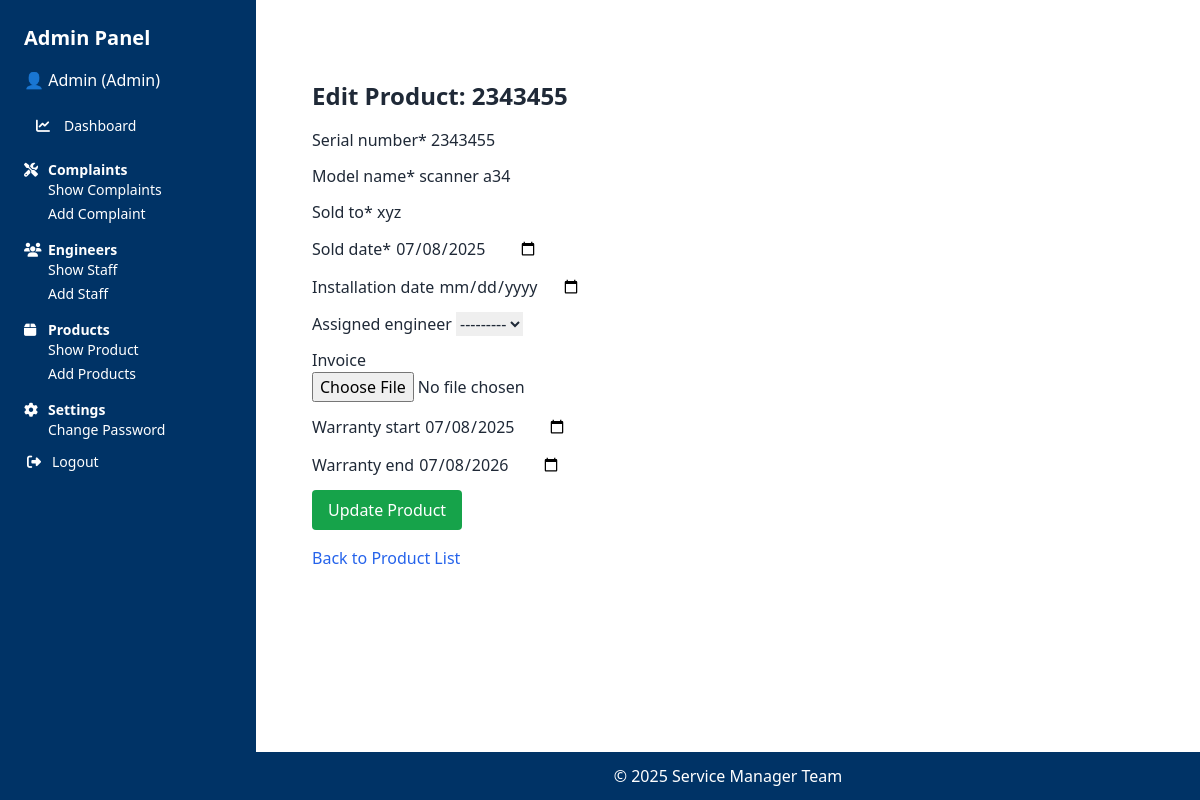
Page /products/edit/1/ (signed in) on the committed database.
### complaint/models.py (models this page shows, shortened)
class Profile(models.Model):
    ROLE_CHOICES = [
        ('admin', 'Admin'),
        ('manager', 'Service Manager'),
        ('engineer', 'Service Engineer'),
        ('accountant', 'Accountant'),
        ('tally', 'Tally User'),
    ]
    user = models.OneToOneField(User, on_delete=models.CASCADE)
    role = models.CharField(max_length=20, choices=ROLE_CHOICES)
    class Meta:
        ordering = ['role']
        verbose_name = "User Profile"
        verbose_name_plural = "User Profiles"

### product/models.py (models this page shows, shortened)
class Product(models.Model):
    serial_number = models.CharField(max_length=100, unique=True)
    model_name = models.CharField(max_length=100)
    sold_to = models.CharField(max_length=100)
    sold_date = models.DateField()
    installation_date = models.DateField(null=True, blank=True)
    assigned_engineer = models.ForeignKey(
        User,
        on_delete=models.SET_NULL,
        null=True,
        blank=True,
        limit_choices_to={'profile__role': 'engineer'}  # Optional: if you're using profile model with roles
    )
    invoice = models.FileField(upload_to='invoices/', null=True, blank=True)
    warranty_start = models.DateField(null=True, blank=True)
    warranty_end = models.DateField(null=True, blank=True)
    '''def __str__(self):
        return f"{self.model_name} ({self.serial_number})"'''
    def __str__(self):
        return self.model_name

### product/views.py (the view)
# urls.py: path('edit/<int:product_id>/', views.edit_product, name='edit_product'),
@login_required
def edit_product(request, product_id):
    if not user_has_role(request.user, 'admin'):
        return HttpResponseForbidden("Only admins can edit products.")
    product = get_object_or_404(Product, id=product_id)
    form = ProductForm(request.POST or None, request.FILES or None, instance=product)
    if form.is_valid():
        form.save()
        messages.success(request, "Product updated successfully.")
        return redirect('product_list')
    return render(request, 'product/edit_product.html', {'form': form, 'product': product})

### complaint/utils.py (called while the page is built)
def user_has_role(user, role_name):
    try:
        return user.profile.role == role_name
    except Profile.DoesNotExist:
        return False

### product/templates/product/edit_product.html (shortened to what this page needs)
{% extends 'base.html' %}
{% load crispy_forms_tags %}
{% block content %}
<div class="max-w-6xl mx-auto mt-6 bg-white rounded-lg p-8">
    <h2 class="text-2xl font-semibold mb-4">Edit Product: {{ product.serial_number }}</h2>
    <form method="post" enctype="multipart/form-data">
        {{ form|crispy }}
        <button type="submit" class="bg-green-600 text-white py-2 px-4 rounded hover:bg-green-700">
            Update Product
        </button>
    </form>
    <div class="mt-4">
        <a href="{% url 'product_list' %}" class="text-blue-600 hover:underline">Back to Product List</a>
    </div>
</div>
{% endblock %}

### complaint/templates/base.html (shortened to what this page needs)
<!DOCTYPE html>
<html lang="en" x-data="{ sidebarOpen: false }" class="h-full">
<head>
    <link rel="stylesheet" href="https://cdnjs.cloudflare.com/ajax/libs/font-awesome/6.5.0/css/all.min.css" />
    <script src="https://cdn.tailwindcss.com"></script>
</head>
<body class="bg-white-100 text-gray-800 h-full">
    <div class="flex h-screen overflow-hidden">
        <aside
            class="fixed inset-y-0 left-0 z-40 w-64 bg-primary text-white p-6 transform md:translate-x-0 transition-transform duration-200 ease-in-out md:static md:inset-0"
            :class="{ '-translate-x-full': !sidebarOpen }"
        >
            <div class="flex items-center justify-between mb-4">
                <h2 class="text-xl font-bold">Admin Panel</h2>
            </div>
            {% if user.is_authenticated %}
                <p class="mb-4">👤 {{ user.username }} ({{ user.profile.role|title }})</p>
                <nav class="space-y-3 text-sm">
    <a href="{% url 'admin_dashboard' %}" class="flex items-center hover:bg-blue-800 px-3 py-2 rounded">
        <i class="fas fa-chart-line w-5 mr-2"></i>
        Dashboard
    </a>
    <div>
        <p class="text-sm font-semibold mt-4 flex items-center">
            <i class="fas fa-tools w-4 mr-2"></i>
            Complaints
        </p>
        <ul class="pl-6 space-y-1">
            <li><a href="{% url 'complaint_list' %}" class="block hover:text-blue-300">Show Complaints</a></li>
            <li><a href="{% url 'user_complaint_form' %}" class="block hover:text-blue-300">Add Complaint</a></li>
        </ul>
    </div>
    <div>
        <p class="text-sm font-semibold mt-4 flex items-center">
            <i class="fas fa-users w-4 mr-2"></i>
            Engineers
        </p>
        <ul class="pl-6 space-y-1">
            <li><a href="{% url 'show_staff' %}" class="block hover:text-blue-300">Show Staff</a></li>
            <li><a href="{% url 'add_staff' %}" class="block hover:text-blue-300">Add Staff</a></li>
        </ul>
    </div>
    <div>
        <p class="text-sm font-semibold mt-4 flex items-center">
            <i class="fas fa-box w-4 mr-2"></i>
            Products
        </p>
        <ul class="pl-6 space-y-1">
            <li><a href="{% url 'product_list' %}" class="block hover:text-blue-300">Show Product</a></li>
            <li><a href="{% url 'add_product' %}" class="block hover:text-blue-300">Add Products</a></li>
        </ul>
    </div>
    <div>
        <p class="text-sm font-semibold mt-4 flex items-center">
            <i class="fas fa-cog w-4 mr-2"></i>
            Settings
        </p>
        <ul class="pl-6 space-y-1">
            <li><a href="{% url 'change_password' %}" class="block hover:text-blue-300">Change Password</a></li>
        </ul>
    </div>
    <form method="POST" action="{% url 'logout' %}" class="mt-6 flex items-center">
        <button type="submit" class="flex items-center text-white hover:text-red-400">
            <i class="fas fa-sign-out-alt w-5 mr-2"></i>
            Logout
        </button>
    </form>
</nav>
            {% else %}
                <a href="{% url 'login' %}" class="underline hover:text-gray-300">Login</a>
            {% endif %}
        </aside>
        <div class="flex-1 flex flex-col overflow-y-auto">
            <main class="p-6">
                {% block content %}{% endblock %}
            </main>
            <footer class="bg-primary text-white text-center py-3 mt-auto">
                <p>&copy; 2025 Service Manager Team</p>
            </footer>
        </div>
    </div>
</body>
</html>

### rows in the picture
Product: serial_number "2343455", model_name "scanner a34", sold_to "xyz", sold_date "07/08/2025", assigned_engineer "---------", warranty_start "07/08/2025", warranty_end "07/08/2026"

### other values in the picture
{{ user.username }} "Admin"
{{ user.profile.role|title }} "Admin"
